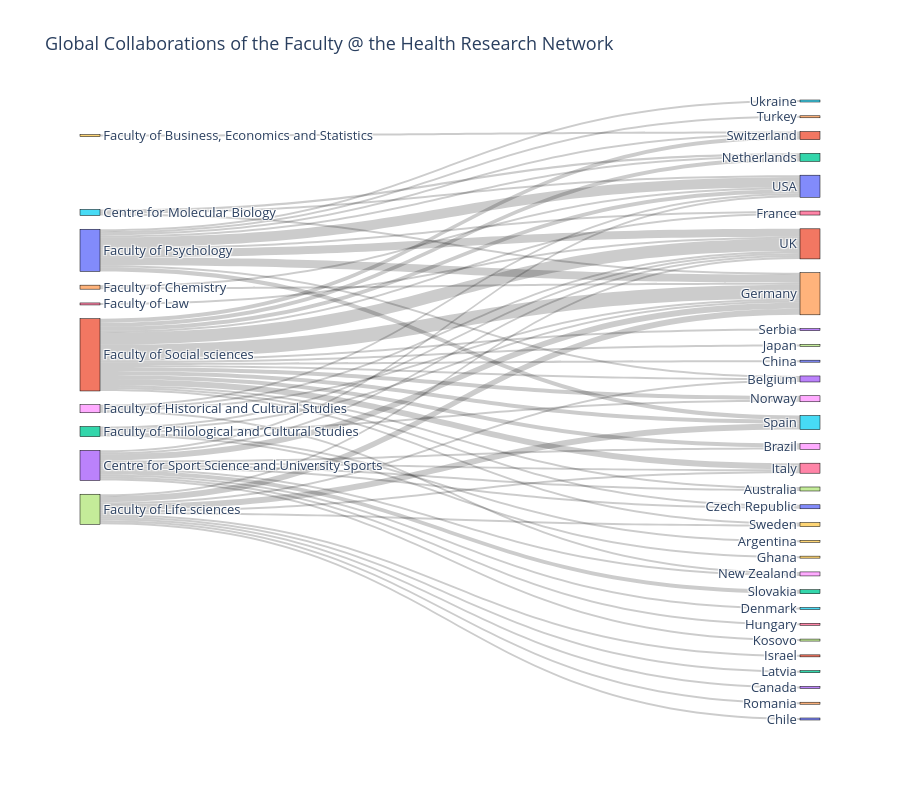

Write notebook code for a chart like this one.
### Code cell
# Create source-target pairs for each faculty-country combination
faculty_country_pairs = []
    
for _, row in df.iterrows():
    faculty = row['faculty']
    if pd.notna(row['collab_countries_clean']) and row['collab_countries_clean'] and row['collab_countries_clean'] not in ['-99', 'xx']:
        # Split countries if multiple exist
        countries = row['collab_countries_clean'].split(', ')
        for country in countries:
            if country.strip() and country != 'Various':  # Ensure non-empty country
                faculty_country_pairs.append((faculty, country.strip()))

# Create a DataFrame from these pairs for counting
pairs_df = pd.DataFrame(faculty_country_pairs, columns=['faculty', 'country'])
pair_counts = pairs_df.groupby(['faculty', 'country']).size().reset_index(name='count')

# Create nodes for faculties and countries (no duplicates)
unique_faculties = pairs_df['faculty'].unique()
unique_countries = pairs_df['country'].unique()

# Create node labels
node_labels = list(unique_faculties) + list(unique_countries)

# Create source and target indices
faculty_indices = {faculty: i for i, faculty in enumerate(unique_faculties)}
country_indices = {country: i + len(unique_faculties) for i, country in enumerate(unique_countries)}

# Create source, target, and value lists for the Sankey diagram
sources = [faculty_indices[row['faculty']] for _, row in pair_counts.iterrows()]
targets = [country_indices[row['country']] for _, row in pair_counts.iterrows()]
values = pair_counts['count'].tolist()

# Create Sankey diagram
fig = go.Figure(data=[go.Sankey(
    node=dict(
        pad=15,
        thickness=20,
        line=dict(color="black", width=0.5),
        label=node_labels,
    ),
    link=dict(
        source=sources,
        target=targets,
        value=values
    )
)])

fig.update_layout(
    title_text="Global Collaborations of the Faculty @ the Health Research Network",
    font_size=13,
    height=800
)

### Figure 1 — Plotly figure (JSON) as saved in the notebook; plotly's stock layout.template omitted (floating-point values rounded to 4 significant figures)
{"data": [{"link": {"source": [5, 5, 5, 3, 3, 3, 3, 3, 3, 3, 3, 3, 3, 3, 3, 9, 4, 4, 8, 8, 8, 8, 6, 7, 7, 7, 7, 7, 7, 7, 7, 7, 7, 7, 2, 2, 2, 2, 2, 0, 0, 0, 0, 0, 0, 0, 0, 0, 0, 1, 1, 1, 1, 1, 1, 1, 1, 1, 1, 1, 1, 1, 1, 1, 1, 1], "target": [14, 12, 10, 17, 28, 20, 35, 14, 36, 16, 37, 38, 22, 11, 10, 21, 14, 10, 14, 38, 11, 10, 11, 13, 33, 40, 14, 31, 16, 32, 34, 25, 29, 11, 19, 14, 39, 18, 11, 13, 26, 14, 12, 25, 21, 24, 11, 10, 15, 17, 13, 28, 30, 20, 26, 14, 16, 27, 12, 18, 23, 25, 29, 21, 11, 10], "value": [1, 1, 1, 1, 1, 1, 1, 3, 1, 1, 1, 1, 2, 1, 1, 1, 1, 1, 1, 1, 1, 1, 1, 1, 1, 1, 3, 1, 1, 1, 1, 3, 1, 1, 1, 1, 1, 1, 1, 1, 1, 4, 1, 2, 1, 1, 4, 5, 1, 1, 1, 2, 1, 1, 1, 7, 3, 1, 2, 2, 1, 2, 1, 2, 6, 2]}, "node": {"label": ["Faculty of Psychology", "Faculty of Social sciences", "Faculty of Philological and Cultural Studies", "Centre for Sport Science and University Sports", "Faculty of Chemistry", "Centre for Molecular Biology", "Faculty of Law", "Faculty of Life sciences", "Faculty of Historical and Cultural Studies", "Faculty of Business, Economics and Statistics", "USA", "UK", "Netherlands", "Belgium", "Germany", "Ukraine", "Italy", "Australia", "Norway", "Argentina", "Czech Republic", "Switzerland", "Slovakia", "Serbia", "Turkey", "Spain", "France", "Japan", "Brazil", "Sweden", "China", "Israel", "Latvia", "Canada", "Romania", "Denmark", "Hungary", "Kosovo", "New Zealand", "Ghana", "Chile"], "line": {"color": "black", "width": 0.5}, "pad": 15, "thickness": 20}, "type": "sankey"}], "layout": {"font": {"size": 13}, "height": 800, "title": {"text": "Global Collaborations of the Faculty @ the Health Research Network"}}}
